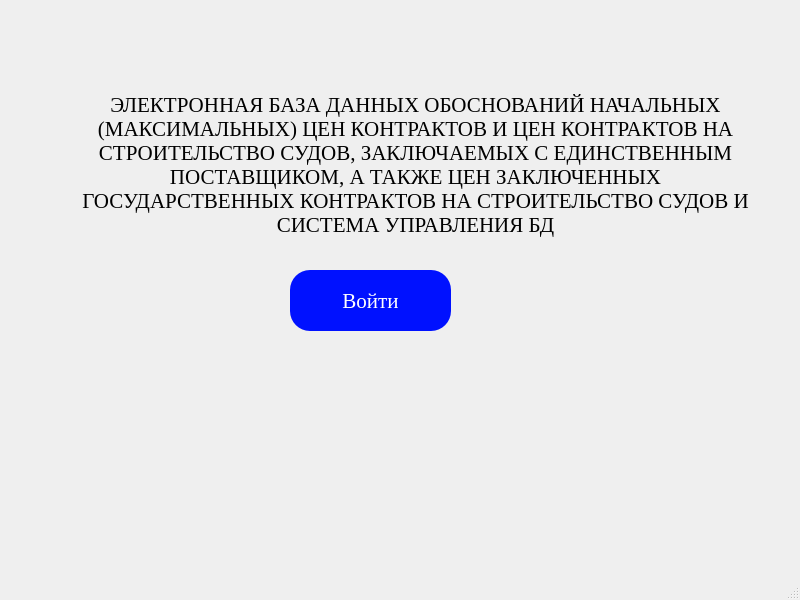
<?xml version="1.0" encoding="UTF-8"?>
<ui version="4.0">
 <class>StartWindow</class>
 <widget class="QMainWindow" name="StartWindow">
  <property name="geometry">
   <rect>
    <x>0</x>
    <y>0</y>
    <width>800</width>
    <height>600</height>
   </rect>
  </property>
  <property name="font">
   <font>
    <family>Times New Roman</family>
    <pointsize>16</pointsize>
    <bold>false</bold>
   </font>
  </property>
  <property name="windowTitle">
   <string>MainWindow</string>
  </property>
  <widget class="QWidget" name="centralwidget">
   <widget class="QLabel" name="label">
    <property name="geometry">
     <rect>
      <x>80</x>
      <y>60</y>
      <width>671</width>
      <height>211</height>
     </rect>
    </property>
    <property name="font">
     <font>
      <family>Times New Roman</family>
      <pointsize>16</pointsize>
      <bold>false</bold>
      <hintingpreference>PreferDefaultHinting</hintingpreference>
     </font>
    </property>
    <property name="mouseTracking">
     <bool>true</bool>
    </property>
    <property name="tabletTracking">
     <bool>false</bool>
    </property>
    <property name="acceptDrops">
     <bool>false</bool>
    </property>
    <property name="text">
     <string>&lt;html&gt;&lt;head/&gt;&lt;body&gt;&lt;p align=&quot;center&quot;&gt;ЭЛЕКТРОННАЯ БАЗА ДАННЫХ ОБОСНОВАНИЙ НАЧАЛЬНЫХ (МАКСИМАЛЬНЫХ) ЦЕН КОНТРАКТОВ И ЦЕН КОНТРАКТОВ НА СТРОИТЕЛЬСТВО СУДОВ, ЗАКЛЮЧАЕМЫХ С ЕДИНСТВЕННЫМ ПОСТАВЩИКОМ, А ТАКЖЕ ЦЕН ЗАКЛЮЧЕННЫХ ГОСУДАРСТВЕННЫХ КОНТРАКТОВ НА СТРОИТЕЛЬСТВО СУДОВ И СИСТЕМА УПРАВЛЕНИЯ БД&lt;/p&gt;&lt;/body&gt;&lt;/html&gt;</string>
    </property>
    <property name="wordWrap">
     <bool>true</bool>
    </property>
   </widget>
   <widget class="QPushButton" name="pushButton">
    <property name="geometry">
     <rect>
      <x>290</x>
      <y>270</y>
      <width>161</width>
      <height>61</height>
     </rect>
    </property>
    <property name="styleSheet">
     <string notr="true">font: 16pt &quot;Times New Roman&quot;;
border-radius: 20px;               
background-color: rgb(0, 17, 255);
color: rgb(255, 255, 255);</string>
    </property>
    <property name="text">
     <string>Войти</string>
    </property>
    <property name="autoRepeat">
     <bool>false</bool>
    </property>
   </widget>
   <zorder>pushButton</zorder>
   <zorder>label</zorder>
  </widget>
  <widget class="QStatusBar" name="statusbar"/>
 </widget>
 <resources/>
 <connections/>
</ui>
